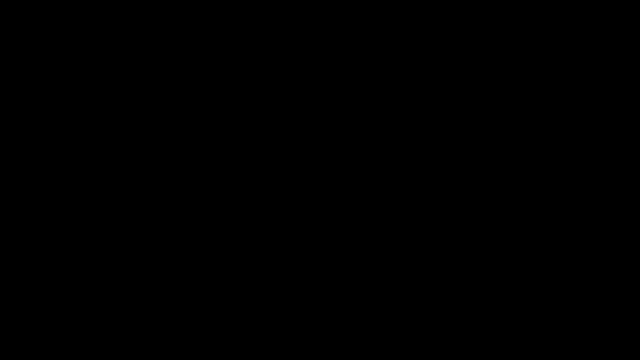
Frame 1 (no input)
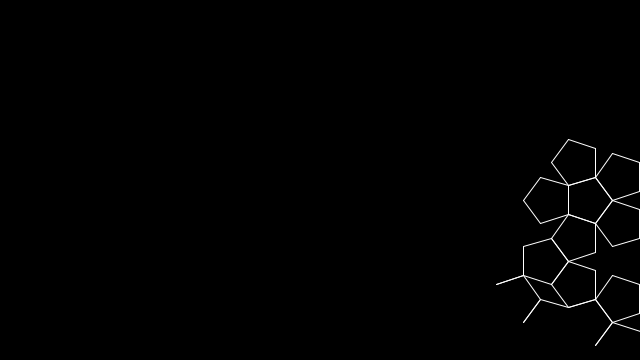
Frame 60 (the mouse pressed at the canvas centre just before this capture)
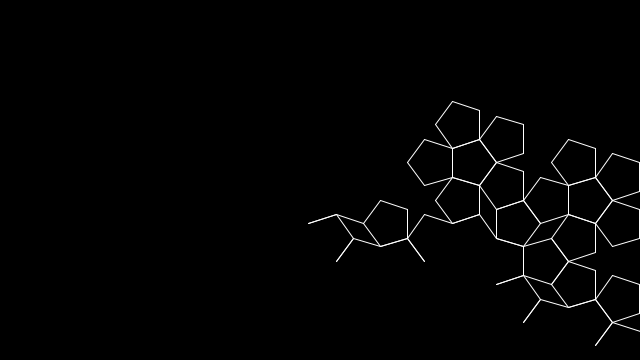
Frame 120 (the mouse held since frame 60 and released just before this capture)

The Processing sketch that drew these frames (run headless with seeded random() and noise(); from frame 60 on, the mouse is pressed at the canvas centre):

// Processing sketch: PenroseSnowflake
// ── PenroseSnowflake.pde
/**
 * Penrose Snowflake L-System
 * by Geraldine Sarmiento.
 *
 * This example was based on Patrick Dwyer's L-System class.
 */

PenroseSnowflakeLSystem ps;

void setup() {
  size(640, 360);
  stroke(255);
  noFill();
  ps = new PenroseSnowflakeLSystem();
  ps.simulate(3);
}

void draw() {
  background(0);
  ps.render();
}

// ── LSystem.pde
class LSystem
{
  int steps = 0;

  String axiom;
  String rule;
  String production;

  float startLength;
  float drawLength;
  float theta;

  int generations;

  LSystem() {
    axiom = "F";
    rule = "F+F-F";
    startLength = 90.0;
    theta = radians(120.0);
    reset();
  }

  void reset() {
    production = axiom;
    drawLength = startLength;
    generations = 0;
  }

  int getAge() {
    return generations;
  }

  void render() {
    translate(width/2, height/2);
    steps += 5;
    if (steps > production.length()) {
      steps = production.length();
    }
    for (int i = 0; i < steps; i++) {
      char step = production.charAt(i);
      if (step == 'F') {
        rect(0, 0, -drawLength, -drawLength);
        noFill();
        translate(0, -drawLength);
      }
      else if (step == '+') {
        rotate(theta);
      }
      else if (step == '-') {
        rotate(-theta);
      }
      else if (step == '[') {
        pushMatrix();
      }
      else if (step == ']') {
        popMatrix();
      }
    }
  }

  void simulate(int gen) {
    while (getAge() < gen) {
      production = iterate(production, rule);
    }
  }

  String iterate(String prod_, String rule_) {
    drawLength = drawLength * 0.6;
    generations++;
    String newProduction = prod_;
    newProduction = newProduction.replaceAll("F", rule_);
    return newProduction;
  }
}

// ── PenroseLSystem.pde
class PenroseSnowflakeLSystem extends LSystem {

  String ruleF;

  PenroseSnowflakeLSystem() {
    axiom = "F3-F3-F3-F3-F";
    ruleF = "F3-F3-F45-F++F3-F";
    startLength = 450.0;
    theta = radians(18);
    reset();
  }

  void useRule(String r_) {
    rule = r_;
  }

  void useAxiom(String a_) {
    axiom = a_;
  }

  void useLength(float l_) {
    startLength = l_;
  }

  void useTheta(float t_) {
    theta = radians(t_);
  }

  void reset() {
    production = axiom;
    drawLength = startLength;
    generations = 0;
  }

  int getAge() {
    return generations;
  }

  void render() {
    translate(width, height);
    int repeats = 1;

    steps += 3;
    if (steps > production.length()) {
      steps = production.length();
    }

    for (int i = 0; i < steps; i++) {
      char step = production.charAt(i);
      if (step == 'F') {
        for (int j = 0; j < repeats; j++) {
          line(0,0,0, -drawLength);
          translate(0, -drawLength);
        }
        repeats = 1;
      }
      else if (step == '+') {
        for (int j = 0; j < repeats; j++) {
          rotate(theta);
        }
        repeats = 1;
      }
      else if (step == '-') {
        for (int j =0; j < repeats; j++) {
          rotate(-theta);
        }
        repeats = 1;
      }
      else if (step == '[') {
        pushMatrix();
      }
      else if (step == ']') {
        popMatrix();
      }
      else if ( (step >= 48) && (step <= 57) ) {
        repeats += step - 48;
      }
    }
  }


  String iterate(String prod_, String rule_) {
    String newProduction = "";
    for (int i = 0; i < prod_.length(); i++) {
      char step = production.charAt(i);
      if (step == 'F') {
        newProduction = newProduction + ruleF;
      }
      else {
        if (step != 'F') {
          newProduction = newProduction + step;
        }
      }
    }
    drawLength = drawLength * 0.4;
    generations++;
    return newProduction;
  }

}
